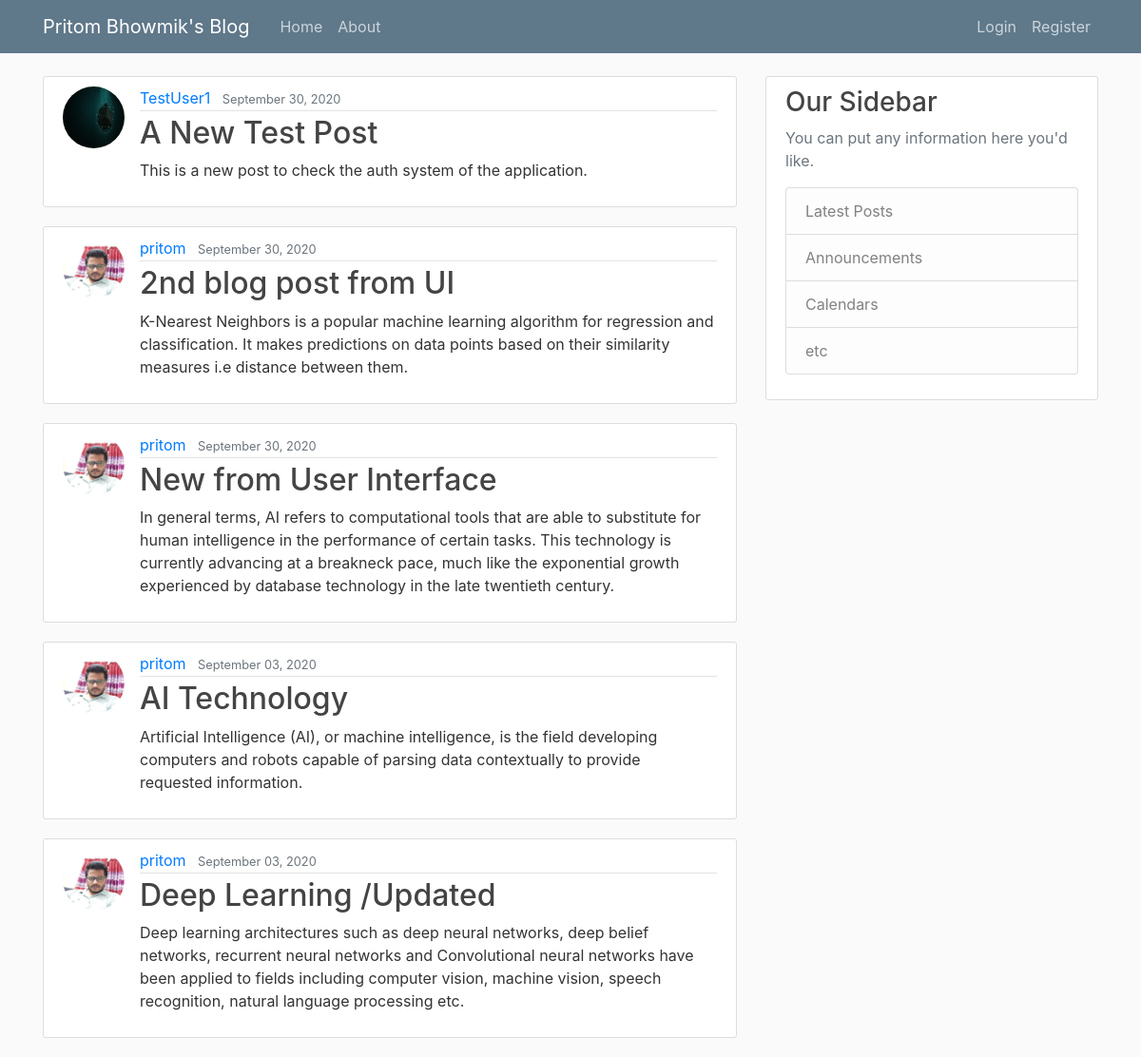
The app's page /, older data.
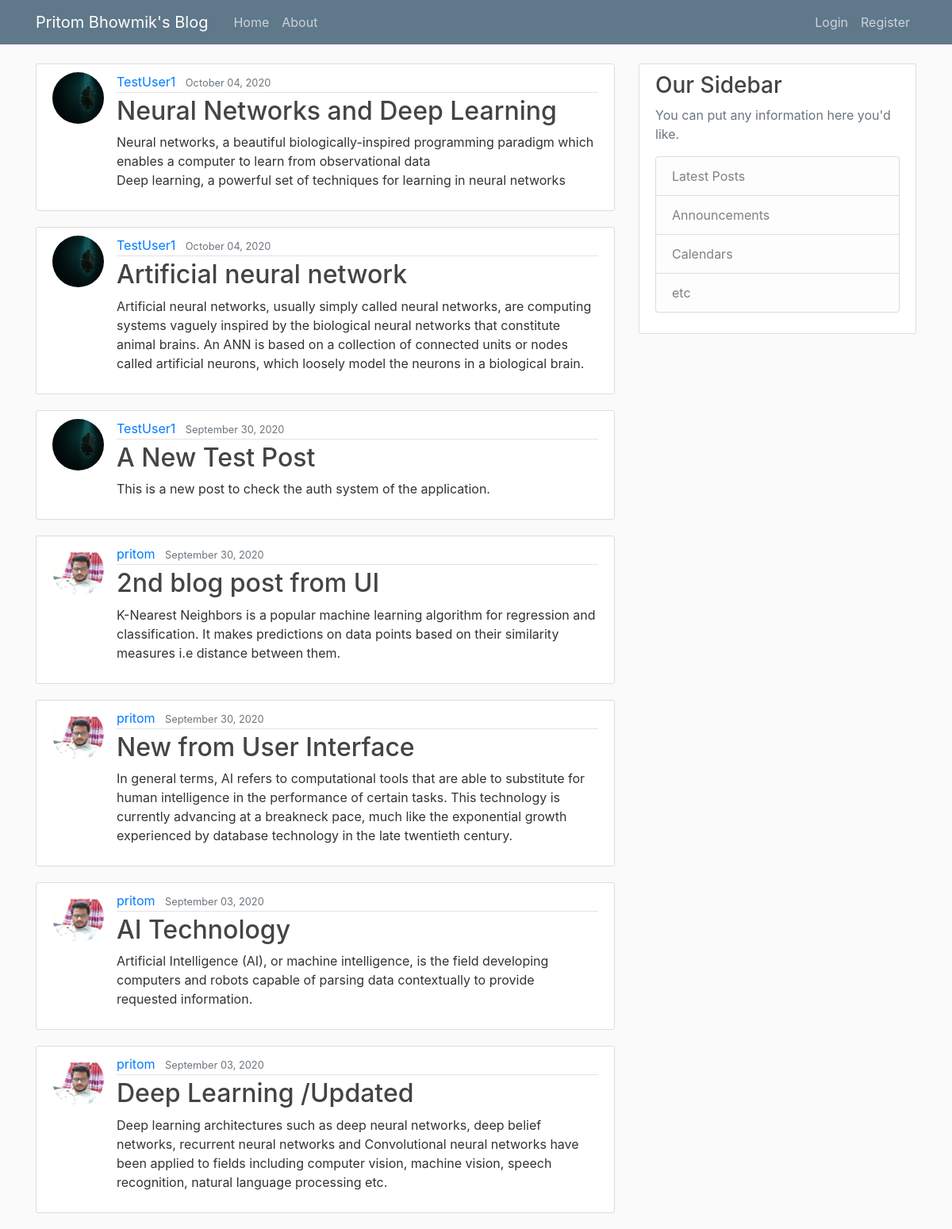
The same page, newer data.
### blog/models.py (models this page shows, shortened)
class Post(models.Model):
    title = models.CharField(max_length=100)
    content = models.TextField()
    date_posted = models.DateTimeField(default=timezone.now)
    author = models.ForeignKey(User, on_delete=models.CASCADE)

### users/models.py (models this page shows, shortened)
class Profile(models.Model):
    user = models.OneToOneField(User, on_delete=models.CASCADE)
    image = models.ImageField(default='default.jpg', upload_to='profile_pics')

### blog/views.py (the view)
# urls.py: path('', PostListView.as_view(), name='blog-home'),
class PostListView(ListView):
    model = Post
    template_name = 'blog/home.html'  # <app>/<model>_<viewtype>.html
    context_object_name = 'posts'
    ordering = ['-date_posted']

### blog/templates/blog/home.html
{% extends "blog/base.html" %} {% block content %} {% for post in posts %}
<article class="media content-section">
  <img
    class="rounded-circle article-img"
    src="{{ post.author.profile.image.url }} "
  />
  <div class="media-body">
    <div class="article-metadata">
      <a class="mr-2" href="#">{{ post.author }}</a>
      <small class="text-muted">{{ post.date_posted |date:"F d, Y" }}</small>
    </div>
    <h2>
      <a class="article-title" href="{% url 'post-detail' post.id %}">
        {{ post.title }}</a
      >
    </h2>
    <p class="article-content">{{ post.content }}</p>
  </div>
</article>
{% endfor %} {% endblock content %}

Row changes from the older to the newer data that the page shows:
added Post: author.profile.image (picture), author "TestUser1", date_posted "October 04, 2020", title "Neural Networks and Deep Learning", content "Neural networks, a beautiful biologically-inspired programming paradigm which enables a computer to learn from observational data Deep learning, a powerful set of techniques for learning in neural networks"
added Post: author.profile.image (picture), author "TestUser1", date_posted "October 04, 2020", title "Artificial neural network", content "Artificial neural networks, usually simply called neural networks, are computing systems vaguely inspired by the biological neural networks that constitute animal brains. An ANN is based on a collection of connected units or nodes called artificial neurons, which loosely model the neurons in a biological brain."
